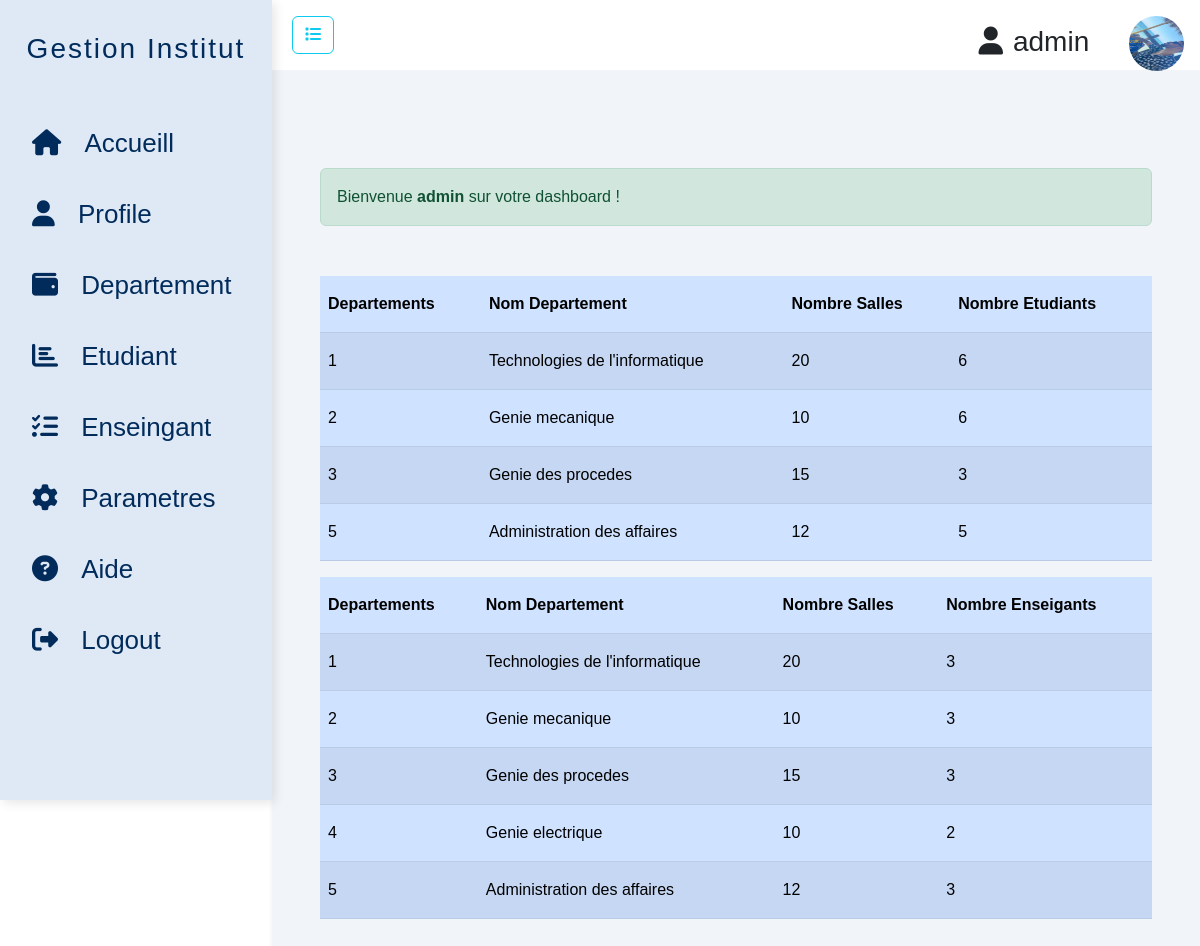
/iset/departement/index.php (signed in), run on the app's committed database.
### tables this page shows
CREATE TABLE IF NOT EXISTS `departement` (
  `id` int(11) NOT NULL AUTO_INCREMENT,
  `nom` varchar(100) NOT NULL,
  `nbresalles` int(20) NOT NULL,
  PRIMARY KEY (`id`)
);

### iset/departement/index.php (the view, shortened to what this page needs)
<!DOCTYPE html>
<html lang="en">
<head>
<link href="https://cdn.jsdelivr.net/npm/bootstrap@5.2.2/dist/css/bootstrap.min.css" rel="stylesheet"
integrity="sha384-Zenh87qX5JnK2Jl0vWa8Ck2rdkQ2Bzep5IDxbcnCeuOxjzrPF/et3URy9Bv1WTRi">
<link rel="stylesheet" href="https://cdn.jsdelivr.net/npm/bootstrap-icons@1.10.2/font/bootstrap-icons.css">
    <link rel="stylesheet" href="style.css">
</head>
<body>
    <?php
        include "../../connexion db/db_connect.php";
        $sql="SELECT d.*,count(e.id_dep) FROM departement d,etudiant e where d.id=e.id_dep group by e.id_dep";
        $query=$pdo->prepare($sql);
        $query->execute();
        $departement =$query->fetchAll();
        $sql="SELECT d.*,count(e.id_dep) FROM departement d,enseignant e where d.id=e.id_dep group by e.id_dep";
        $query=$pdo->prepare($sql);
        $query->execute();
        $departement1 =$query->fetchAll();
    ?>
    <div class="sidebar">
        <div class="sidebar-title">
            <h3>Gestion Institut</h3>
        </div>
        <div class="sidebar-menu">
        <ul>
            <li><a href="../accueil/index.php">
                <i class="fas fa-home"></i>
                <span class="nav-item">Accueill</span>
            </a></li>
            <li><a href="../profile/index.php">
                <i class="fas fa-user"></i>
                <span class="nav-item">Profile</span>
            </a></li>
            <li><a href="../departement/index.php">
                <i class="fas fa-wallet"></i>
                <span class="nav-item">Departement</span>
            </a></li>
            <li><a href="../etudiant/index.php">
                <i class="fas fa-chart-bar"></i>
                <span class="nav-item">Etudiant</span>
            </a></li>
            <li><a href="../enseignant/index.php">
                <i class="fas fa-tasks"></i>
                <span class="nav-item">Enseingant</span>
            </a></li>
            <li><a href="#">
                <i class="fas fa-cog"></i>
                <span class="nav-item">Parametres</span>
            </a></li>
            <li><a href="../aide/index.php">
                 <i class="fas fa-question-circle"></i>
                <span class="nav-item">Aide</span>
            </a></li>
            <li class="logout"><a href=../../authentification/logout/index.php>
                <i class="fas fa-sign-out-alt"></i>
                <span class="nav-item">Logout</span>
            </a></li>
        </ul>
        </div>
    </div>
    <div class="main-content">
            <div class="p-3 header_admin " style='background:#fff;'>
                <button class="btn btn-outline-info mx-1"  id="btn1"><i class="fa-solid fa-list"></i></button>
                <div class="float-end">
            <h3><span class="user"><i class="fa-solid fa-user"></i></span><?= $_SESSION['utilisateur']?> <img src="../../authentification/upload/<?= $_SESSION['photo']?>" width="55px" height="55px" style='border-radius:50%;margin-left:2rem;'></img></h3>
            </div>
    </div>
        <div class="main p-5">
            <main>
            <div class="alert alert-success "role="alert">
                 Bienvenue <strong><?= $_SESSION['utilisateur']?></strong> sur votre dashboard !
            </div>
            <table class="table table-striped table-primary ">
                <thead>
                    <tr>
                        <th scope="col" class="py-3">Departements</th>
                        <th scope="col" class="py-3">Nom Departement</th>
                        <th scope="col" class="py-3">Nombre Salles</th>
                        <th scope="col" class="py-3">Nombre Etudiants</th>
                    </tr>
                </thead>
                <tbody>
                <?php foreach($departement as $dep):?>
                    <tr>
                        <td class="py-3"><?= $dep['id']?></td>
                        <td class="py-3"><?= $dep['nom']?></td>
                        <td class="py-3"><?= $dep['nbresalles']?></td>
                        <td class="py-3"><?= $dep['count(e.id_dep)']?></td>
                    </tr>
                <?php endforeach;?>
                </tbody>
            </table>
            <table class="table table-striped table-primary ">
                <thead>
                    <tr>
                        <th scope="col" class="py-3">Departements</th>
                        <th scope="col" class="py-3">Nom Departement</th>
                        <th scope="col" class="py-3">Nombre Salles</th>
                        <th scope="col" class="py-3">Nombre Enseigants</th>
                    </tr>
                </thead>
                <tbody>
                <?php foreach($departement1 as $dep):?>
                    <tr>
                        <td class="py-3"><?= $dep['id']?></td>
                        <td class="py-3"><?= $dep['nom']?></td>
                        <td class="py-3"><?= $dep['nbresalles']?></td>
                        <td class="py-3"><?= $dep['count(e.id_dep)']?></td>
                    </tr>
                <?php endforeach;?>
                </tbody>
            </table>
            </main>
        </div>
    </div>
</body>
</html>

### iset/departement/style.css (style rules this page uses)
* { box-sizing: border-box; margin: 0; padding: 0; list-style-type: none; font-family: 'Poppins',sans-serif; }
a { text-decoration: none; }
.sidebar { width:17rem; min-width: 17rem; position: fixed; height:100vh; box-shadow: 3px 3px 10px rgba(0,0,0,0.1); transition:all 0.4s; background: #DFE9F5; }
.sidebar-menu li { width: 100%; margin-bottom: 2rem; }
.sidebar-title h3 { text-align: center; margin-top: 1rem; color: #002B5B; font-family:Verdana, Geneva, Tahoma, sans-serif; letter-spacing: 2px; padding-bottom: 50px; padding-top: 1rem; }
.sidebar-menu a { color:#002B5B; font-family:Verdana, Geneva, Tahoma, sans-serif; font-size: 26px !important; text-align: center; }
.nav-item { padding-left: 1rem; }
.main-content { box-shadow: 2px 2px 5px rgba(0, 0, 0, 0.2); background: #f1f5f9; width: calc(100%-17rem); margin-left: 17rem; transition:all 0.4s; }
.main-content .user { padding-right: 10px; }
.main { width: calc(100%-17rem); }
.alert { margin-bottom:50px; margin-top:50px; }

### data on the page
departement: id "1", nom "Technologies de l'informatique", nbresalles "20", count "6", count "3"
departement: id "2", nom "Genie mecanique", nbresalles "10", count "6", count "3"
departement: id "3", nom "Genie des procedes", nbresalles "15", count "3"
departement: id "5", nom "Administration des affaires", nbresalles "12", count "5", count "3"
departement: id "4", nom "Genie electrique", nbresalles "10", count "2"

### other printed values
$_SESSION['utilisateur'] "admin"
